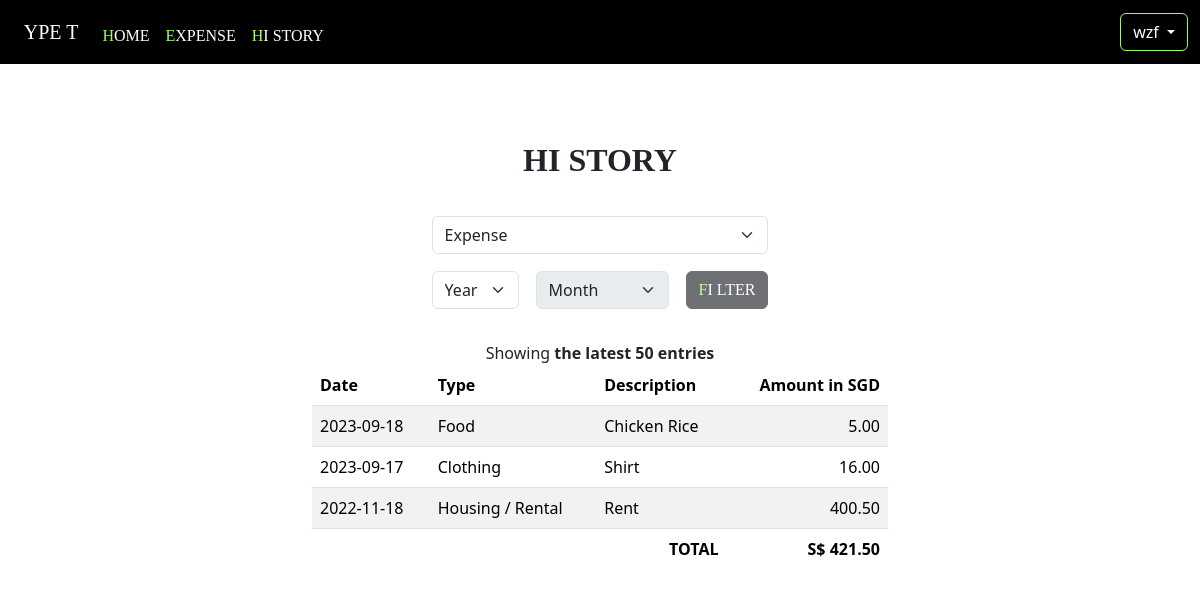
The page /history (signed in) on the database its author committed.
### tables this page shows
CREATE TABLE expenses (id INTEGER PRIMARY KEY NOT NULL, account INTEGER NOT NULL, date TEXT NOT NULL, year INTEGER NOT NULL, month INTEGER NOT NULL, type TEXT NOT NULL, description TEXT, amount NUMERIC NOT NULL, FOREIGN KEY(account) REFERENCES accounts(id));

### app.py (the view)
@app.route("/history", methods=["GET", "POST"])
@login_required
def history():
    years = db.execute("SELECT DISTINCT year FROM expenses WHERE account = ? ORDER BY year DESC", session["user_id"])
    months = monthlist()
    yearmonth = db.execute("SELECT DISTINCT year, month FROM expenses WHERE id = ?", session["user_id"])
    if request.method == "POST":
        year = request.form.get("year")
        month = request.form.get("month")
        error = 0
        if not year and not month:
            flash("Missing Year and Month")
            error += 1
        if not year and month != None:
            flash("Missing Year")
            error += 1
        if error > 0:
            return redirect("/history")
        if year != None and not month:
            expenses = db.execute("SELECT * FROM expenses WHERE account = ? AND YEAR = ? ORDER BY date DESC, id DESC",
                                  session["user_id"], year)
            return render_template("history.html", username=name, expenses=expenses, years=years, months=months, year=year, iso=iso,
                                                   sign=sign, yearmonth=yearmonth)
        expenses = db.execute("SELECT * FROM expenses WHERE account = ? AND YEAR = ? AND MONTH = ? ORDER BY date DESC, id DESC",
                              session["user_id"], year, month)
        month = db.execute("SELECT * FROM months WHERE id = ?", month)[0]["month"]
        return render_template("history.html", username=name, expenses=expenses, years=years, months=months, year=year, month=month,
                                               iso=iso, sign=sign, yearmonth=yearmonth)
    else:
        expenses = db.execute("SELECT * FROM expenses WHERE account = ? ORDER BY date DESC, id DESC LIMIT 50", session["user_id"])
        return render_template("history.html", username=name, expenses=expenses, years=years, months=months, month="the latest 50 entries",
                                               iso=iso, sign=sign, yearmonth=yearmonth)

### app.py (called while the page is built)
@app.after_request
def after_request(response):
    response.headers["Cache-Control"] = "no-cache, no-store, must-revalidate"
    response.headers["Expires"] = 0
    response.headers["Pragma"] = "no-cache"
    return response

### helpers.py (called while the page is built)
def login_required(f):
    @wraps(f)
    def decorated_function(*args, **kwargs):
        if session.get("user_id") is None:
            return redirect("/login")
        return f(*args, **kwargs)
    return decorated_function

def monthlist():
    return db.execute("SELECT * FROM months")

### templates/history.html (shortened to what this page needs)
{% extends "layout.html" %}
{% block name %}
    {{ username }}
{% endblock %}
{% block body %}
    <div class="header anurati mt6">HI STORY</div>
    <form action="/history" method="POST">
        <table class="expense mt-3">
            <tr>
                <td colspan="3">
                    <select class="form-select" autocomplete="off">
                        <option disabled selected value="">Expense</option>
                    </select>
                </td>
            </tr>
            <tr>
                <td>
                    <select class="form-select" id="year" name="year" autocomplete="off">
                        <option disabled selected value="">Year</option>
                    </select>
                </td>
                <td>
                    <select class="form-select" disabled id="month" name="month" autocomplete="off">
                        <option disabled selected value="">Month</option>
                    </select>
                </td>
                <td class="text-center"><button class="btn btn-dark anurati" disabled id="filter" type="submit"><span class="firstchar">F</span>I LTER</button></td>
            </tr>
        </table>
    </form>
    <div class="text-center mt-3">Showing <b>{{ month }} {{ year }}</b></div>
    <div class="container-fluid history">
        <table class="table table-striped">
            <thead>
                <th class="text-start">Date</th>
                <th class="text-start">Type</th>
                <th class="text-start">Description</th>
                <th class="text-end">Amount in {{ iso }}</th>
            </thead>
            <tbody>
                {% for row in expenses %}
                <tr>
                    <td class="text-start">{{ row.date }}</td>
                    <td class="text-start">{{ row.type }}</td>
                    <td class="text-start">{{ row.description }}</td>
                    <td class="text-end">{{ "%.2f" | format(row.amount) }}</td>
                </tr>
                {% endfor %}
            </tbody>
            <tfoot>
                <tr>
                    <td class="text-end fw-bold border-0" colspan="3">TOTAL</td>
                    <td class="text-end border-0"><b>{{ sign }} {{ "%.2f" | format(expenses | sum(attribute='amount')) }}</b></td>
                </tr>
            </tfoot>
        </table>
    </div>
{% endblock %}

### static/styles.css (style rules this page uses)
.anurati { font-family: Anurati; }
.firstchar { color: #99ff66; }

### static/layout.css (style rules this page uses)
.header { text-align: center; font-weight: bold; font-size: 200%; }
.table { margin-bottom: 0; }
.mt6 { margin-top: 6%; }
.expense { margin: auto; border-spacing: 15px; border-collapse: separate; }
thead { position: sticky; top: 0; }
tfoot { position: sticky; bottom: 0; }
.history { height: 60vh; width: 90%; overflow: auto; }
@media not (max-aspect-ratio: 1/1) { .history { width: 50%; } }

### rows shown on the page
expenses: date "2023-09-18", type "Food", description "Chicken Rice", amount "5.00"
expenses: date "2023-09-17", type "Clothing", description "Shirt", amount "16.00"
expenses: date "2022-11-18", type "Housing / Rental", description "Rent", amount "400.50"

### other values the page prints
{{ username }} "wzf"
{{ month }} "the latest 50 entries"
{{ iso }} "SGD"
{{ sign }} "S$"
{{ "%.2f" | format(expenses | sum(attribute='amount')) }} "421.50"
